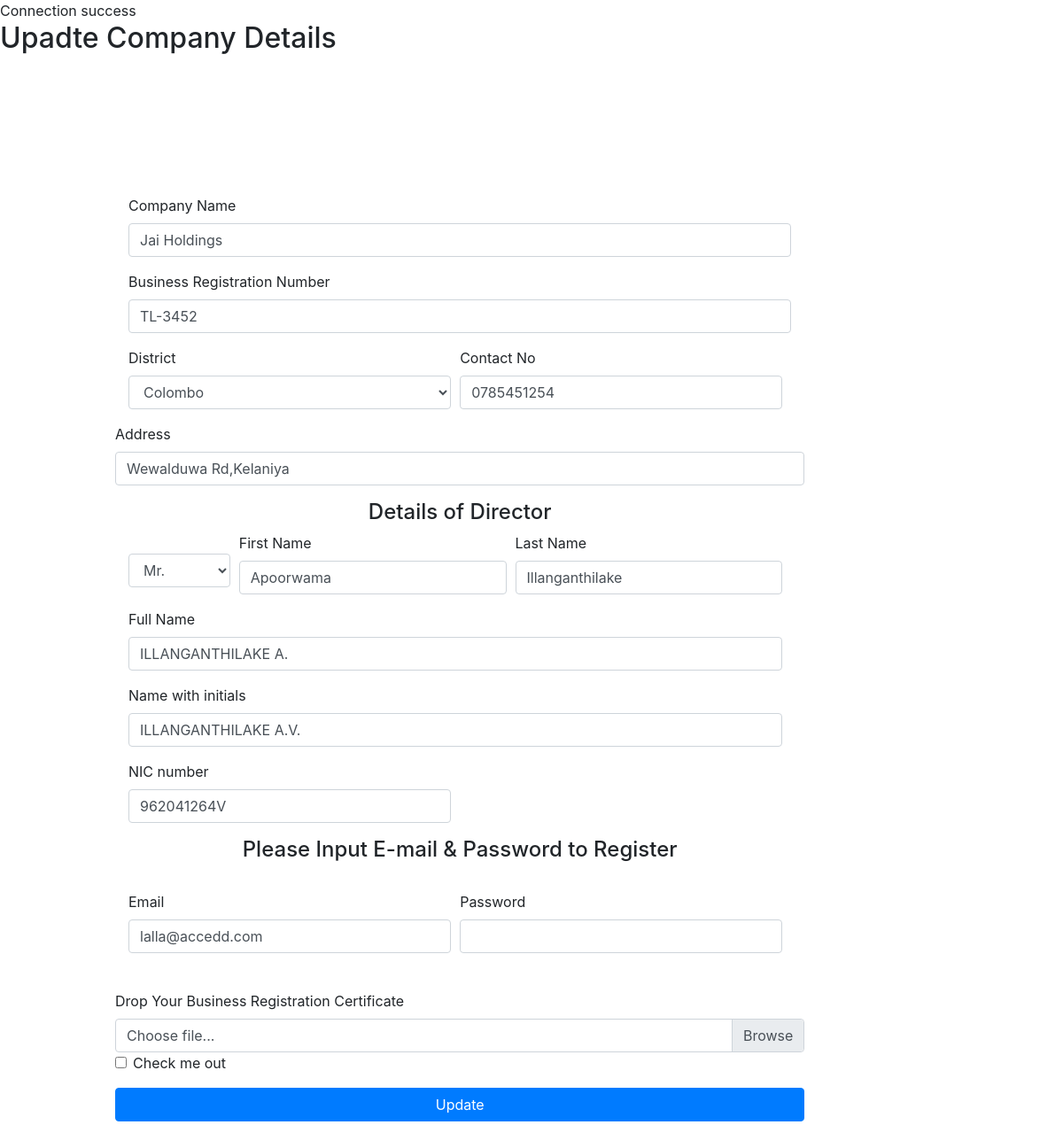
Screenshot of /com_update.php?id=TL-3452 with the database file from the repository.
### tables this page shows
CREATE TABLE `companies` (
  `comName` varchar(100) NOT NULL,
  `ComRegID` varchar(50) NOT NULL,
  `district` varchar(30) NOT NULL,
  `contact_No` varchar(13) NOT NULL,
  `email_COM` varchar(100) NOT NULL,
  `ComAddress` varchar(150) NOT NULL,
  `dir_Designation` varchar(20) NOT NULL,
  `passwordCom` varchar(100) NOT NULL,
  `dir_firstName` varchar(50) NOT NULL,
  `dir_lastName` varchar(80) NOT NULL,
  `dir_fullName` varchar(80) NOT NULL,
  `dir_initialName` varchar(80) NOT NULL,
  `dir_NIC` varchar(13) NOT NULL,
  `certificete` longblob NOT NULL,
  `com` int(11) NOT NULL
);

### com_update.php (the view, shortened to what this page needs)
<?php require_once('includes/connection.php'); ?>
<?php
$result = mysqli_query($connection,"SELECT * FROM companies WHERE ComRegID ='".$_GET['id']."'");
$row= mysqli_fetch_array($result);
?>
<!DOCTYPE html>
<html lang="en">
<head>
    <link rel="stylesheet" type="text/css" href="Lib.css">
    <link rel="stylesheet" href="css/bootstrap.css">
</head>
<body>
<h2>Upadte Company Details</h2>
<section class="container-fluid">
    <section class="row justify-content-center">
    <section class="col-12 col-sm-6 col-md-10">
    <form class="form-container justify-content-center col-12 col-sm-6 col-md-10 "  method="post" action="com_update_process.php" enctype="multipart/form-data">
    <form class="stuReg">
    <div class="form-group col-12 col-md-12 col-sm-12">
      <label for="vtcName">Company Name</label>
      <input type="text" class="form-control" name="comName" id="vtcName" placeholder="ABC Buildings - Gampaha" value="<?php echo $row['comName']; ?>" required>
    </div>
    <div class="form-group col-12 col-md-12 col-sm-12">
      <label for="vtcRegID">Business Registration Number</label>
      <input type="text" class="form-control" name="ComRegID" id="vtcRegID" placeholder="1111-222-555-888" value="<?php echo $row['ComRegID']; ?>" required>
    </div>
<div class="form-row col-md-12">
  <div class="form-group col-md-6">
    <label for="inputDistrict">District</label>
    <select id="inputDistrict" name="district" class="form-control"required>
     <option selected><?php echo $row['district']; ?></option>
    </select>
  </div>
  <div class="form-group col-md-6">
    <label for="inputContactNo">Contact No</label>
    <input type="number" class="form-control" id="inputContactNo" name="contact_No"  value="<?php echo $row['contact_No']; ?>" placeholder="+94 7# ## ## ###">
  </div>
</div>
<div class="form-group">
            <label for="inputAddress">Address</label>
              <input type="text" class="form-control" id="inputAddress" name="ComAddress" placeholder="1234, Kandy road, Nittambuwa." value="<?php echo $row['ComAddress']; ?>"  required>
          </div>
<h4 align="center">Details of Director</h4>
    <div class="form-row col-12 col-md-12 col-sm-12">
        <div class="form-group col-md-2"><br>
            <select id="StatusVtc" name="dir_Designation" class="form-control">
                <option selected><?php echo $row['dir_Designation']; ?></option>
            </select>
        </div>
        <div class="form-group col-md-5">
            <label for="firstNameVtc">First Name</label>
            <input type="text" class="form-control" id="firstNameVtc" name="dir_firstName" value="<?php echo $row['dir_firstName']; ?>" placeholder="Prathiba" required>
        </div>
        <div class="form-group col-md-5">
            <label for="lastNameVtc">Last Name</label>
            <input type="text" class="form-control" id="lastNameVtc" name="dir_lastName" placeholder="Iddamalgoda" value="<?php echo $row['dir_lastName']; ?>" required>
        </div>
    </div>
<div class="form-row col-md-12">
            <div class="form-group col-md-12">
                <label for="fullNameVtc">Full Name</label>
                <input type="text" class="form-control" id="fullNameVtc" name="dir_fullName" placeholder="PRATHIBA IDDAMALGODA" value="<?php echo $row['dir_fullName']; ?>" required>
            </div>
</div>
<div class="form-row col-md-12">
            <div class="form-group col-md-12">
                <label for="initialNameVtc">Name with initials</label>
                <input type="text" class="form-control" id="initialNameVtc" name="dir_initialName" placeholder="P.Iddamalgoda" value="<?php echo $row['dir_initialName']; ?>" required>
            </div>
</div>
<div class="form-row col-md-12">
        <div class="form-group col-6 col-md-6">
            <label for="NICVtc">NIC number</label>
            <input type="text" class="form-control" id="NICVtc" name="dir_NIC" placeholder="95******" value="<?php echo $row['dir_NIC']; ?>" required>
        </div>
</div>
<h4 align="center">Please Input E-mail & Password to Register</h4><br>
<div class="form-row col-md-12">
        <div class="form-group col-md-6">
            <label for="EmailVtc">Email</label>
            <input type="email" class="form-control" id="EmailVtc" name="email_COM" value="<?php echo $row['email_COM']; ?>" placeholder="prathiba@email.com">
        </div>
        <div class="form-group col-md-6">
            <label for="PasswordVtc">Password</label>
            <input type="password" class="form-control" name="inputPasswordCom" id="PasswordVtc" required>
        </div>
</div>
<fieldset class="form-group " id="eduLevel">
<div class="row">
<div class="eduLevel">
</fieldset>
<label for="inputNICPhoto">Drop Your Business Registration Certificate</label>
<div class="custom-file">
        <label class="custom-file-label" for="validatedCustomFile">Choose file...</label>
</div>
                <div class="form-group">
                  <div class="form-check">
                    <input class="form-check-input" type="checkbox" id="gridCheck">
                    <label class="form-check-label" for="gridCheck">
                      Check me out
                    </label>
                  </div>
                </div>
    <button type="submit" class="btn btn-primary btn-block">Update</button>
    </form>
</section>
</section>
</section><br><br><br><br>
</body>
</html>

### Lib.css (style rules this page uses)
.form-container { position: absolute; top: 15vh; background: #fff; padding: 30px; border-radius: 10px; box-shadow: 0px 0px 10px 0px rgba(75, 60, 60, 0); }
.eduLevel { padding: 5px; }

### rows the page displays
companies: comName "Jai Holdings", ComRegID "TL-3452", district "Colombo", contact_No "0785451254", ComAddress "Wewalduwa Rd,Kelaniya", dir_Designation "Mr.", dir_firstName "Apoorwama", dir_lastName "Illanganthilake", dir_fullName "ILLANGANTHILAKE A.", dir_initialName "ILLANGANTHILAKE A.V.", dir_NIC "962041264V", email_COM "lalla@accedd.com"
